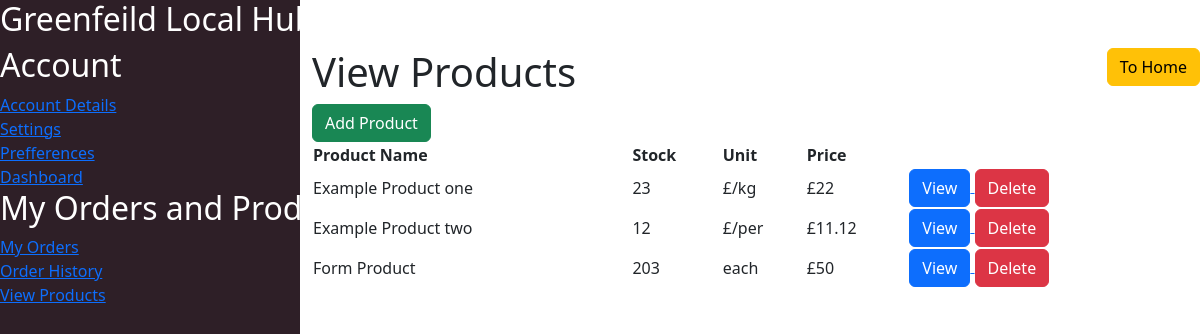
Screenshot of /view-product (signed in) with the database file from the repository.
### tables this page shows
CREATE TABLE Product (
        ID integer primary key autoincrement not null,
        ProductName varchar(50) not null,
        Description varchar(450) not null,
        Cost decimal(5, 2) not null,
        Unit varchar(10) not null,
        Stock int (3) not null default (0),
        Allergens varchar(250) not null default ('No allergens'),
        Method varchar(500) not null,
        DeliveryAvailable boolean not null default (0),
        CollectionAvailable boolean not null default (0),
        BusinessAccountID integer not null,
        CategoryID integer not null,
        foreign key (BusinessAccountID) references BusinessAccount (ID) on delete cascade,
        foreign key (CategoryID) references Category (ID) on delete cascade
    );

### app.py (the view)
@app.route("/view-product", methods = ["GET", "POST"])
def ViewProduct():
    page_name = "View Products"
    user_id = session.get("user", {})
    user_type = session.get("type", {})
    if user_type != "BusinessAccount":
        return redirect("/index")
    query = "SELECT * FROM Product WHERE BusinessAccountID = (?)"
    values = (user_id,)
    ConnectDB()
    products = cursor.execute(query, values).fetchall()
    CloseDB()
    return render_template("dashboard/view_product.html", page_name=page_name, products = products)

### app.py (called while the page is built)
def ConnectDB():
    global conn, cursor # Allows us to use outside of this function
    conn = sqlite3.connect(DB)
    cursor = conn.cursor()

def CloseDB():
    cursor.close()
    conn.close()

### templates/dashboard/view_product.html
{% extends "dashboard_base.html" %} {% block content %}
<div>
  <h1>{{page_name}}</h1>
</div>
<div class="product-list">
  <a href="{{url_for('AddProduct')}}">
    <button class="btn btn-success">Add Product</button>
  </a>
  <table style="width: 100%;">
    <tr>
      <th>Product Name</th>
      <th>Stock</th>
      <th>Unit</th>
      <th>Price</th>
      <th>
      </th>
    </tr>
    {% for row in products %}
    <tr>
      <td>
        {{row[1]}}
      </td>
      <td>
        {{row[5]}}
      </td>
      <td>
        {{row[4]}}
      </td>
      <td>
        £{{row[3]}}
      </td>
      <td>
        <a href="/products-single/{{row[0]}}">
          <button class="btn btn-primary">View</button>
        </a>
        <a href="">
          <button class="btn btn-danger">Delete</button>
        </a>
      </td>
    </tr>
    {% endfor %}
  </table>
</div>
{% endblock %}

### static/styles/style.css (style rules this page uses)
:root { --shadow-grey: #2e1f27; --light-green: #9cfc97; --sage-green: #6ba368; --saddle-brown: #824b26; --chocolate: #e07c3e; --text: black; --text2: white; --section-bg: #e8e8e8; --img: rgb(189, 189, 189); }
html { font-family: system-ui, -apple-system, BlinkMacSystemFont, "Segoe UI", Roboto, Oxygen, Ubuntu, Cantarell, "Open Sans", "Helvetica Neue", sans-serif; min-height: 100vh; max-width: 100vw; box-sizing: border-box; color: var(--text); }
body { width: 100%; height: 100%; margin: 0; display: flex; flex-direction: column; flex-wrap: wrap; }
body:has(.navbar-side) { flex-direction: row; }

### rows the page displays
Product: ProductName "Example Product one", Stock "23", Unit "£/kg", Cost "22"
Product: ProductName "Example Product two", Stock "12", Unit "£/per", Cost "11.12"
Product: ProductName "Form Product", Stock "203", Unit "each", Cost "50"

### other values shown
{{ page_name }} "View Products"
